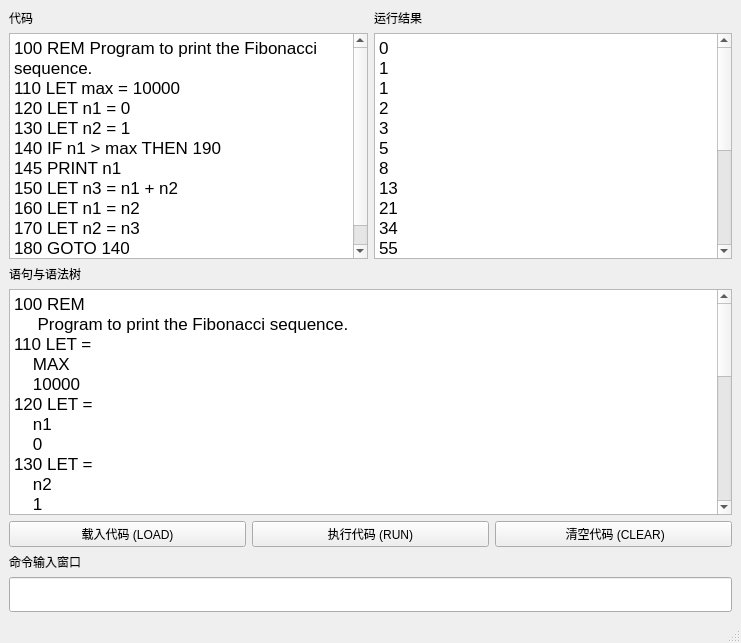
<?xml version="1.0" encoding="UTF-8"?>
<ui version="4.0">
 <class>MainWindow</class>
 <widget class="QMainWindow" name="MainWindow">
  <property name="geometry">
   <rect>
    <x>0</x>
    <y>0</y>
    <width>741</width>
    <height>643</height>
   </rect>
  </property>
  <property name="sizePolicy">
   <sizepolicy hsizetype="Preferred" vsizetype="Preferred">
    <horstretch>0</horstretch>
    <verstretch>0</verstretch>
   </sizepolicy>
  </property>
  <property name="windowTitle">
   <string>GuiBasic</string>
  </property>
  <widget class="QWidget" name="centralwidget">
   <property name="sizePolicy">
    <sizepolicy hsizetype="Expanding" vsizetype="Expanding">
     <horstretch>0</horstretch>
     <verstretch>0</verstretch>
    </sizepolicy>
   </property>
   <layout class="QHBoxLayout" name="horizontalLayout_3">
    <item>
     <layout class="QVBoxLayout" name="verticalLayout">
      <item>
       <layout class="QHBoxLayout" name="horizontalLayout">
        <item>
         <layout class="QVBoxLayout" name="verticalLayout_2">
          <item>
           <widget class="QLabel" name="label">
            <property name="text">
             <string>代码</string>
            </property>
           </widget>
          </item>
          <item>
           <widget class="QTextBrowser" name="CodeDisplay">
            <property name="readOnly">
             <bool>true</bool>
            </property>
            <property name="html">
             <string>&lt;!DOCTYPE HTML PUBLIC &quot;-//W3C//DTD HTML 4.0//EN&quot; &quot;http://www.w3.org/TR/REC-html40/strict.dtd&quot;&gt;
&lt;html&gt;&lt;head&gt;&lt;meta name=&quot;qrichtext&quot; content=&quot;1&quot; /&gt;&lt;meta charset=&quot;utf-8&quot; /&gt;&lt;style type=&quot;text/css&quot;&gt;
p, li { white-space: pre-wrap; }
hr { height: 1px; border-width: 0; }
&lt;/style&gt;&lt;/head&gt;&lt;body style=&quot; font-family:'Microsoft YaHei UI'; font-size:9pt; font-weight:400; font-style:normal;&quot;&gt;
&lt;p style=&quot; margin-top:0px; margin-bottom:0px; margin-left:0px; margin-right:0px; -qt-block-indent:0; text-indent:0px;&quot;&gt;&lt;span style=&quot; font-family:'.AppleSystemUIFont'; font-size:13pt;&quot;&gt;100 REM Program to print the Fibonacci sequence.&lt;/span&gt;&lt;/p&gt;
&lt;p style=&quot; margin-top:0px; margin-bottom:0px; margin-left:0px; margin-right:0px; -qt-block-indent:0; text-indent:0px;&quot;&gt;&lt;span style=&quot; font-family:'.AppleSystemUIFont'; font-size:13pt;&quot;&gt;110 LET max = 10000&lt;/span&gt;&lt;/p&gt;
&lt;p style=&quot; margin-top:0px; margin-bottom:0px; margin-left:0px; margin-right:0px; -qt-block-indent:0; text-indent:0px;&quot;&gt;&lt;span style=&quot; font-family:'.AppleSystemUIFont'; font-size:13pt;&quot;&gt;120 LET n1 = 0&lt;/span&gt;&lt;/p&gt;
&lt;p style=&quot; margin-top:0px; margin-bottom:0px; margin-left:0px; margin-right:0px; -qt-block-indent:0; text-indent:0px;&quot;&gt;&lt;span style=&quot; font-family:'.AppleSystemUIFont'; font-size:13pt;&quot;&gt;130 LET n2 = 1&lt;/span&gt;&lt;/p&gt;
&lt;p style=&quot; margin-top:0px; margin-bottom:0px; margin-left:0px; margin-right:0px; -qt-block-indent:0; text-indent:0px;&quot;&gt;&lt;span style=&quot; font-family:'.AppleSystemUIFont'; font-size:13pt;&quot;&gt;140 IF n1 &amp;gt; max THEN 190&lt;/span&gt;&lt;/p&gt;
&lt;p style=&quot; margin-top:0px; margin-bottom:0px; margin-left:0px; margin-right:0px; -qt-block-indent:0; text-indent:0px;&quot;&gt;&lt;span style=&quot; font-family:'.AppleSystemUIFont'; font-size:13pt;&quot;&gt;145 PRINT n1&lt;/span&gt;&lt;/p&gt;
&lt;p style=&quot; margin-top:0px; margin-bottom:0px; margin-left:0px; margin-right:0px; -qt-block-indent:0; text-indent:0px;&quot;&gt;&lt;span style=&quot; font-family:'.AppleSystemUIFont'; font-size:13pt;&quot;&gt;150 LET n3 = n1 + n2&lt;/span&gt;&lt;/p&gt;
&lt;p style=&quot; margin-top:0px; margin-bottom:0px; margin-left:0px; margin-right:0px; -qt-block-indent:0; text-indent:0px;&quot;&gt;&lt;span style=&quot; font-family:'.AppleSystemUIFont'; font-size:13pt;&quot;&gt;160 LET n1 = n2&lt;/span&gt;&lt;/p&gt;
&lt;p style=&quot; margin-top:0px; margin-bottom:0px; margin-left:0px; margin-right:0px; -qt-block-indent:0; text-indent:0px;&quot;&gt;&lt;span style=&quot; font-family:'.AppleSystemUIFont'; font-size:13pt;&quot;&gt;170 LET n2 = n3&lt;/span&gt;&lt;/p&gt;
&lt;p style=&quot; margin-top:0px; margin-bottom:0px; margin-left:0px; margin-right:0px; -qt-block-indent:0; text-indent:0px;&quot;&gt;&lt;span style=&quot; font-family:'.AppleSystemUIFont'; font-size:13pt;&quot;&gt;180 GOTO 140&lt;/span&gt;&lt;/p&gt;
&lt;p style=&quot; margin-top:0px; margin-bottom:0px; margin-left:0px; margin-right:0px; -qt-block-indent:0; text-indent:0px;&quot;&gt;&lt;span style=&quot; font-family:'.AppleSystemUIFont'; font-size:13pt;&quot;&gt;190 END&lt;/span&gt;&lt;/p&gt;&lt;/body&gt;&lt;/html&gt;</string>
            </property>
           </widget>
          </item>
         </layout>
        </item>
        <item>
         <layout class="QVBoxLayout" name="verticalLayout_4">
          <item>
           <widget class="QLabel" name="label_3">
            <property name="text">
             <string>运行结果</string>
            </property>
           </widget>
          </item>
          <item>
           <widget class="QTextBrowser" name="textBrowser">
            <property name="html">
             <string>&lt;!DOCTYPE HTML PUBLIC &quot;-//W3C//DTD HTML 4.0//EN&quot; &quot;http://www.w3.org/TR/REC-html40/strict.dtd&quot;&gt;
&lt;html&gt;&lt;head&gt;&lt;meta name=&quot;qrichtext&quot; content=&quot;1&quot; /&gt;&lt;meta charset=&quot;utf-8&quot; /&gt;&lt;style type=&quot;text/css&quot;&gt;
p, li { white-space: pre-wrap; }
hr { height: 1px; border-width: 0; }
&lt;/style&gt;&lt;/head&gt;&lt;body style=&quot; font-family:'Microsoft YaHei UI'; font-size:9pt; font-weight:400; font-style:normal;&quot;&gt;
&lt;p style=&quot; margin-top:0px; margin-bottom:0px; margin-left:0px; margin-right:0px; -qt-block-indent:0; text-indent:0px;&quot;&gt;&lt;span style=&quot; font-family:'.AppleSystemUIFont'; font-size:13pt;&quot;&gt;0&lt;/span&gt;&lt;/p&gt;
&lt;p style=&quot; margin-top:0px; margin-bottom:0px; margin-left:0px; margin-right:0px; -qt-block-indent:0; text-indent:0px;&quot;&gt;&lt;span style=&quot; font-family:'.AppleSystemUIFont'; font-size:13pt;&quot;&gt;1&lt;/span&gt;&lt;/p&gt;
&lt;p style=&quot; margin-top:0px; margin-bottom:0px; margin-left:0px; margin-right:0px; -qt-block-indent:0; text-indent:0px;&quot;&gt;&lt;span style=&quot; font-family:'.AppleSystemUIFont'; font-size:13pt;&quot;&gt;1&lt;/span&gt;&lt;/p&gt;
&lt;p style=&quot; margin-top:0px; margin-bottom:0px; margin-left:0px; margin-right:0px; -qt-block-indent:0; text-indent:0px;&quot;&gt;&lt;span style=&quot; font-family:'.AppleSystemUIFont'; font-size:13pt;&quot;&gt;2&lt;/span&gt;&lt;/p&gt;
&lt;p style=&quot; margin-top:0px; margin-bottom:0px; margin-left:0px; margin-right:0px; -qt-block-indent:0; text-indent:0px;&quot;&gt;&lt;span style=&quot; font-family:'.AppleSystemUIFont'; font-size:13pt;&quot;&gt;3&lt;/span&gt;&lt;/p&gt;
&lt;p style=&quot; margin-top:0px; margin-bottom:0px; margin-left:0px; margin-right:0px; -qt-block-indent:0; text-indent:0px;&quot;&gt;&lt;span style=&quot; font-family:'.AppleSystemUIFont'; font-size:13pt;&quot;&gt;5&lt;/span&gt;&lt;/p&gt;
&lt;p style=&quot; margin-top:0px; margin-bottom:0px; margin-left:0px; margin-right:0px; -qt-block-indent:0; text-indent:0px;&quot;&gt;&lt;span style=&quot; font-family:'.AppleSystemUIFont'; font-size:13pt;&quot;&gt;8&lt;/span&gt;&lt;/p&gt;
&lt;p style=&quot; margin-top:0px; margin-bottom:0px; margin-left:0px; margin-right:0px; -qt-block-indent:0; text-indent:0px;&quot;&gt;&lt;span style=&quot; font-family:'.AppleSystemUIFont'; font-size:13pt;&quot;&gt;13&lt;/span&gt;&lt;/p&gt;
&lt;p style=&quot; margin-top:0px; margin-bottom:0px; margin-left:0px; margin-right:0px; -qt-block-indent:0; text-indent:0px;&quot;&gt;&lt;span style=&quot; font-family:'.AppleSystemUIFont'; font-size:13pt;&quot;&gt;21&lt;/span&gt;&lt;/p&gt;
&lt;p style=&quot; margin-top:0px; margin-bottom:0px; margin-left:0px; margin-right:0px; -qt-block-indent:0; text-indent:0px;&quot;&gt;&lt;span style=&quot; font-family:'.AppleSystemUIFont'; font-size:13pt;&quot;&gt;34&lt;/span&gt;&lt;/p&gt;
&lt;p style=&quot; margin-top:0px; margin-bottom:0px; margin-left:0px; margin-right:0px; -qt-block-indent:0; text-indent:0px;&quot;&gt;&lt;span style=&quot; font-family:'.AppleSystemUIFont'; font-size:13pt;&quot;&gt;55&lt;/span&gt;&lt;/p&gt;
&lt;p style=&quot; margin-top:0px; margin-bottom:0px; margin-left:0px; margin-right:0px; -qt-block-indent:0; text-indent:0px;&quot;&gt;&lt;span style=&quot; font-family:'.AppleSystemUIFont'; font-size:13pt;&quot;&gt;89&lt;/span&gt;&lt;/p&gt;
&lt;p style=&quot; margin-top:0px; margin-bottom:0px; margin-left:0px; margin-right:0px; -qt-block-indent:0; text-indent:0px;&quot;&gt;&lt;span style=&quot; font-family:'.AppleSystemUIFont'; font-size:13pt;&quot;&gt;144&lt;/span&gt;&lt;/p&gt;
&lt;p style=&quot; margin-top:0px; margin-bottom:0px; margin-left:0px; margin-right:0px; -qt-block-indent:0; text-indent:0px;&quot;&gt;&lt;span style=&quot; font-family:'.AppleSystemUIFont'; font-size:13pt;&quot;&gt;233&lt;/span&gt;&lt;/p&gt;
&lt;p style=&quot; margin-top:0px; margin-bottom:0px; margin-left:0px; margin-right:0px; -qt-block-indent:0; text-indent:0px;&quot;&gt;&lt;span style=&quot; font-family:'.AppleSystemUIFont'; font-size:13pt;&quot;&gt;377&lt;/span&gt;&lt;/p&gt;
&lt;p style=&quot; margin-top:0px; margin-bottom:0px; margin-left:0px; margin-right:0px; -qt-block-indent:0; text-indent:0px;&quot;&gt;&lt;span style=&quot; font-family:'.AppleSystemUIFont'; font-size:13pt;&quot;&gt;610&lt;/span&gt;&lt;/p&gt;
&lt;p style=&quot; margin-top:0px; margin-bottom:0px; margin-left:0px; margin-right:0px; -qt-block-indent:0; text-indent:0px;&quot;&gt;&lt;span style=&quot; font-family:'.AppleSystemUIFont'; font-size:13pt;&quot;&gt;987&lt;/span&gt;&lt;/p&gt;
&lt;p style=&quot; margin-top:0px; margin-bottom:0px; margin-left:0px; margin-right:0px; -qt-block-indent:0; text-indent:0px;&quot;&gt;&lt;span style=&quot; font-family:'.AppleSystemUIFont'; font-size:13pt;&quot;&gt;1597&lt;/span&gt;&lt;/p&gt;
&lt;p style=&quot; margin-top:0px; margin-bottom:0px; margin-left:0px; margin-right:0px; -qt-block-indent:0; text-indent:0px;&quot;&gt;&lt;span style=&quot; font-family:'.AppleSystemUIFont'; font-size:13pt;&quot;&gt;2584&lt;/span&gt;&lt;/p&gt;
&lt;p style=&quot; margin-top:0px; margin-bottom:0px; margin-left:0px; margin-right:0px; -qt-block-indent:0; text-indent:0px;&quot;&gt;&lt;span style=&quot; font-family:'.AppleSystemUIFont'; font-size:13pt;&quot;&gt;4181&lt;/span&gt;&lt;/p&gt;
&lt;p style=&quot; margin-top:0px; margin-bottom:0px; margin-left:0px; margin-right:0px; -qt-block-indent:0; text-indent:0px;&quot;&gt;&lt;span style=&quot; font-family:'.AppleSystemUIFont'; font-size:13pt;&quot;&gt;6765&lt;/span&gt;&lt;/p&gt;&lt;/body&gt;&lt;/html&gt;</string>
            </property>
           </widget>
          </item>
         </layout>
        </item>
       </layout>
      </item>
      <item>
       <layout class="QVBoxLayout" name="verticalLayout_3">
        <item>
         <widget class="QLabel" name="label_2">
          <property name="text">
           <string>语句与语法树</string>
          </property>
         </widget>
        </item>
        <item>
         <widget class="QTextBrowser" name="treeDisplay">
          <property name="readOnly">
           <bool>true</bool>
          </property>
          <property name="html">
           <string>&lt;!DOCTYPE HTML PUBLIC &quot;-//W3C//DTD HTML 4.0//EN&quot; &quot;http://www.w3.org/TR/REC-html40/strict.dtd&quot;&gt;
&lt;html&gt;&lt;head&gt;&lt;meta name=&quot;qrichtext&quot; content=&quot;1&quot; /&gt;&lt;meta charset=&quot;utf-8&quot; /&gt;&lt;style type=&quot;text/css&quot;&gt;
p, li { white-space: pre-wrap; }
hr { height: 1px; border-width: 0; }
&lt;/style&gt;&lt;/head&gt;&lt;body style=&quot; font-family:'Microsoft YaHei UI'; font-size:9pt; font-weight:400; font-style:normal;&quot;&gt;
&lt;p style=&quot; margin-top:0px; margin-bottom:0px; margin-left:0px; margin-right:0px; -qt-block-indent:0; text-indent:0px;&quot;&gt;&lt;span style=&quot; font-family:'.AppleSystemUIFont'; font-size:13pt;&quot;&gt;100 REM&lt;/span&gt;&lt;/p&gt;
&lt;p style=&quot; margin-top:0px; margin-bottom:0px; margin-left:0px; margin-right:0px; -qt-block-indent:0; text-indent:0px;&quot;&gt;&lt;span style=&quot; font-family:'.AppleSystemUIFont'; font-size:13pt;&quot;&gt;     Program to print the Fibonacci sequence.&lt;/span&gt;&lt;/p&gt;
&lt;p style=&quot; margin-top:0px; margin-bottom:0px; margin-left:0px; margin-right:0px; -qt-block-indent:0; text-indent:0px;&quot;&gt;&lt;span style=&quot; font-family:'.AppleSystemUIFont'; font-size:13pt;&quot;&gt;110 LET =&lt;/span&gt;&lt;/p&gt;
&lt;p style=&quot; margin-top:0px; margin-bottom:0px; margin-left:0px; margin-right:0px; -qt-block-indent:0; text-indent:0px;&quot;&gt;&lt;span style=&quot; font-family:'.AppleSystemUIFont'; font-size:13pt;&quot;&gt;    MAX&lt;/span&gt;&lt;/p&gt;
&lt;p style=&quot; margin-top:0px; margin-bottom:0px; margin-left:0px; margin-right:0px; -qt-block-indent:0; text-indent:0px;&quot;&gt;&lt;span style=&quot; font-family:'.AppleSystemUIFont'; font-size:13pt;&quot;&gt;    10000&lt;/span&gt;&lt;/p&gt;
&lt;p style=&quot; margin-top:0px; margin-bottom:0px; margin-left:0px; margin-right:0px; -qt-block-indent:0; text-indent:0px;&quot;&gt;&lt;span style=&quot; font-family:'.AppleSystemUIFont'; font-size:13pt;&quot;&gt;120 LET =&lt;/span&gt;&lt;/p&gt;
&lt;p style=&quot; margin-top:0px; margin-bottom:0px; margin-left:0px; margin-right:0px; -qt-block-indent:0; text-indent:0px;&quot;&gt;&lt;span style=&quot; font-family:'.AppleSystemUIFont'; font-size:13pt;&quot;&gt;    n1&lt;/span&gt;&lt;/p&gt;
&lt;p style=&quot; margin-top:0px; margin-bottom:0px; margin-left:0px; margin-right:0px; -qt-block-indent:0; text-indent:0px;&quot;&gt;&lt;span style=&quot; font-family:'.AppleSystemUIFont'; font-size:13pt;&quot;&gt;    0&lt;/span&gt;&lt;/p&gt;
&lt;p style=&quot; margin-top:0px; margin-bottom:0px; margin-left:0px; margin-right:0px; -qt-block-indent:0; text-indent:0px;&quot;&gt;&lt;span style=&quot; font-family:'.AppleSystemUIFont'; font-size:13pt;&quot;&gt;130 LET =&lt;/span&gt;&lt;/p&gt;
&lt;p style=&quot; margin-top:0px; margin-bottom:0px; margin-left:0px; margin-right:0px; -qt-block-indent:0; text-indent:0px;&quot;&gt;&lt;span style=&quot; font-family:'.AppleSystemUIFont'; font-size:13pt;&quot;&gt;    n2&lt;/span&gt;&lt;/p&gt;
&lt;p style=&quot; margin-top:0px; margin-bottom:0px; margin-left:0px; margin-right:0px; -qt-block-indent:0; text-indent:0px;&quot;&gt;&lt;span style=&quot; font-family:'.AppleSystemUIFont'; font-size:13pt;&quot;&gt;    1&lt;/span&gt;&lt;/p&gt;
&lt;p style=&quot; margin-top:0px; margin-bottom:0px; margin-left:0px; margin-right:0px; -qt-block-indent:0; text-indent:0px;&quot;&gt;&lt;span style=&quot; font-family:'.AppleSystemUIFont'; font-size:13pt;&quot;&gt;140 IF THEN&lt;/span&gt;&lt;/p&gt;
&lt;p style=&quot; margin-top:0px; margin-bottom:0px; margin-left:0px; margin-right:0px; -qt-block-indent:0; text-indent:0px;&quot;&gt;&lt;span style=&quot; font-family:'.AppleSystemUIFont'; font-size:13pt;&quot;&gt;    Exp &amp;gt;&lt;/span&gt;&lt;/p&gt;
&lt;p style=&quot; margin-top:0px; margin-bottom:0px; margin-left:0px; margin-right:0px; -qt-block-indent:0; text-indent:0px;&quot;&gt;&lt;span style=&quot; font-family:'.AppleSystemUIFont'; font-size:13pt;&quot;&gt;        n1&lt;/span&gt;&lt;/p&gt;
&lt;p style=&quot; margin-top:0px; margin-bottom:0px; margin-left:0px; margin-right:0px; -qt-block-indent:0; text-indent:0px;&quot;&gt;&lt;span style=&quot; font-family:'.AppleSystemUIFont'; font-size:13pt;&quot;&gt;        max&lt;/span&gt;&lt;/p&gt;
&lt;p style=&quot; margin-top:0px; margin-bottom:0px; margin-left:0px; margin-right:0px; -qt-block-indent:0; text-indent:0px;&quot;&gt;&lt;span style=&quot; font-family:'.AppleSystemUIFont'; font-size:13pt;&quot;&gt;    190&lt;/span&gt;&lt;/p&gt;
&lt;p style=&quot; margin-top:0px; margin-bottom:0px; margin-left:0px; margin-right:0px; -qt-block-indent:0; text-indent:0px;&quot;&gt;&lt;span style=&quot; font-family:'.AppleSystemUIFont'; font-size:13pt;&quot;&gt;150 LET =&lt;/span&gt;&lt;/p&gt;
&lt;p style=&quot; margin-top:0px; margin-bottom:0px; margin-left:0px; margin-right:0px; -qt-block-indent:0; text-indent:0px;&quot;&gt;&lt;span style=&quot; font-family:'.AppleSystemUIFont'; font-size:13pt;&quot;&gt;    n3&lt;/span&gt;&lt;/p&gt;
&lt;p style=&quot; margin-top:0px; margin-bottom:0px; margin-left:0px; margin-right:0px; -qt-block-indent:0; text-indent:0px;&quot;&gt;&lt;span style=&quot; font-family:'.AppleSystemUIFont'; font-size:13pt;&quot;&gt;    Exp +&lt;/span&gt;&lt;/p&gt;
&lt;p style=&quot; margin-top:0px; margin-bottom:0px; margin-left:0px; margin-right:0px; -qt-block-indent:0; text-indent:0px;&quot;&gt;&lt;span style=&quot; font-family:'.AppleSystemUIFont'; font-size:13pt;&quot;&gt;        n1&lt;/span&gt;&lt;/p&gt;
&lt;p style=&quot; margin-top:0px; margin-bottom:0px; margin-left:0px; margin-right:0px; -qt-block-indent:0; text-indent:0px;&quot;&gt;&lt;span style=&quot; font-family:'.AppleSystemUIFont'; font-size:13pt;&quot;&gt;        n2&lt;/span&gt;&lt;/p&gt;
&lt;p style=&quot; margin-top:0px; margin-bottom:0px; margin-left:0px; margin-right:0px; -qt-block-indent:0; text-indent:0px;&quot;&gt;&lt;span style=&quot; font-family:'.AppleSystemUIFont'; font-size:13pt;&quot;&gt;160 LET =&lt;/span&gt;&lt;/p&gt;
&lt;p style=&quot; margin-top:0px; margin-bottom:0px; margin-left:0px; margin-right:0px; -qt-block-indent:0; text-indent:0px;&quot;&gt;&lt;span style=&quot; font-family:'.AppleSystemUIFont'; font-size:13pt;&quot;&gt;    n1&lt;/span&gt;&lt;/p&gt;
&lt;p style=&quot; margin-top:0px; margin-bottom:0px; margin-left:0px; margin-right:0px; -qt-block-indent:0; text-indent:0px;&quot;&gt;&lt;span style=&quot; font-family:'.AppleSystemUIFont'; font-size:13pt;&quot;&gt;    n2&lt;/span&gt;&lt;/p&gt;
&lt;p style=&quot; margin-top:0px; margin-bottom:0px; margin-left:0px; margin-right:0px; -qt-block-indent:0; text-indent:0px;&quot;&gt;&lt;span style=&quot; font-family:'.AppleSystemUIFont'; font-size:13pt;&quot;&gt;170 LET =&lt;/span&gt;&lt;/p&gt;
&lt;p style=&quot; margin-top:0px; margin-bottom:0px; margin-left:0px; margin-right:0px; -qt-block-indent:0; text-indent:0px;&quot;&gt;&lt;span style=&quot; font-family:'.AppleSystemUIFont'; font-size:13pt;&quot;&gt;    n2&lt;/span&gt;&lt;/p&gt;
&lt;p style=&quot; margin-top:0px; margin-bottom:0px; margin-left:0px; margin-right:0px; -qt-block-indent:0; text-indent:0px;&quot;&gt;&lt;span style=&quot; font-family:'.AppleSystemUIFont'; font-size:13pt;&quot;&gt;    n3&lt;/span&gt;&lt;/p&gt;
&lt;p style=&quot; margin-top:0px; margin-bottom:0px; margin-left:0px; margin-right:0px; -qt-block-indent:0; text-indent:0px;&quot;&gt;&lt;span style=&quot; font-family:'.AppleSystemUIFont'; font-size:13pt;&quot;&gt;180 GOTO&lt;/span&gt;&lt;/p&gt;
&lt;p style=&quot; margin-top:0px; margin-bottom:0px; margin-left:0px; margin-right:0px; -qt-block-indent:0; text-indent:0px;&quot;&gt;&lt;span style=&quot; font-family:'.AppleSystemUIFont'; font-size:13pt;&quot;&gt;    140&lt;/span&gt;&lt;/p&gt;
&lt;p style=&quot; margin-top:0px; margin-bottom:0px; margin-left:0px; margin-right:0px; -qt-block-indent:0; text-indent:0px;&quot;&gt;&lt;span style=&quot; font-family:'.AppleSystemUIFont'; font-size:13pt;&quot;&gt;190 END&lt;/span&gt;&lt;/p&gt;&lt;/body&gt;&lt;/html&gt;</string>
          </property>
         </widget>
        </item>
       </layout>
      </item>
      <item>
       <layout class="QHBoxLayout" name="horizontalLayout_2">
        <item>
         <widget class="QPushButton" name="btnLoadCode">
          <property name="text">
           <string>载入代码 (LOAD)</string>
          </property>
         </widget>
        </item>
        <item>
         <widget class="QPushButton" name="btnRunCode">
          <property name="text">
           <string>执行代码 (RUN)</string>
          </property>
         </widget>
        </item>
        <item>
         <widget class="QPushButton" name="btnClearCode">
          <property name="text">
           <string> 清空代码 (CLEAR)</string>
          </property>
         </widget>
        </item>
       </layout>
      </item>
      <item>
       <layout class="QVBoxLayout" name="verticalLayout_5">
        <item>
         <widget class="QLabel" name="label_4">
          <property name="text">
           <string>命令输入窗口</string>
          </property>
         </widget>
        </item>
        <item>
         <widget class="QLineEdit" name="cmdLineEdit">
          <property name="minimumSize">
           <size>
            <width>0</width>
            <height>35</height>
           </size>
          </property>
          <property name="sizeIncrement">
           <size>
            <width>0</width>
            <height>20</height>
           </size>
          </property>
          <property name="font">
           <font>
            <pointsize>16</pointsize>
           </font>
          </property>
         </widget>
        </item>
       </layout>
      </item>
     </layout>
    </item>
   </layout>
  </widget>
  <widget class="QMenuBar" name="menubar">
   <property name="geometry">
    <rect>
     <x>0</x>
     <y>0</y>
     <width>741</width>
     <height>21</height>
    </rect>
   </property>
  </widget>
  <widget class="QStatusBar" name="statusbar"/>
 </widget>
 <resources/>
 <connections/>
</ui>
